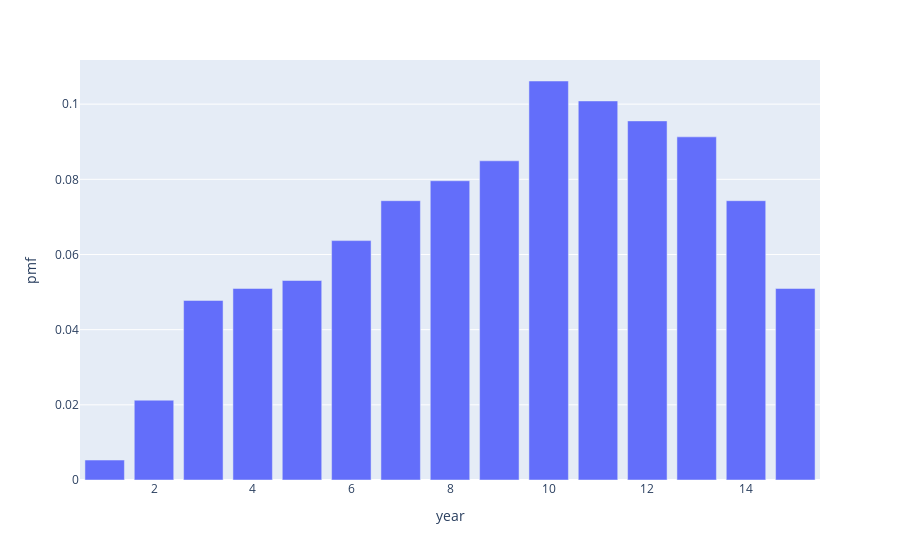

Notebook cell for this chart:
### Markdown cell above
# PMF

### Code cell
ss = Pmf(colegio, 'year', 'number')
fig = px.bar(ss, x='year', y='pmf')
fig.show()

### Figure 1 — Plotly figure (JSON) as saved in the notebook; plotly's stock layout.template omitted (floating-point values rounded to 4 significant figures)
{"data": [{"alignmentgroup": "True", "hovertemplate": "year=%{x}<br>pmf=%{y}<extra></extra>", "legendgroup": "", "marker": {"color": "#636efa", "pattern": {"shape": ""}}, "name": "", "offsetgroup": "", "orientation": "v", "showlegend": false, "textposition": "auto", "type": "bar", "x": [1, 2, 3, 4, 5, 6, 7, 8, 9, 10, 11, 12, 13, 14, 15], "xaxis": "x", "y": [0.005308, 0.02123, 0.04777, 0.05096, 0.05308, 0.06369, 0.07431, 0.07962, 0.08493, 0.1062, 0.1008, 0.09554, 0.0913, 0.07431, 0.05096], "yaxis": "y"}], "layout": {"barmode": "relative", "legend": {"tracegroupgap": 0}, "margin": {"t": 60}, "xaxis": {"anchor": "y", "domain": [0, 1], "title": {"text": "year"}}, "yaxis": {"anchor": "x", "domain": [0, 1], "title": {"text": "pmf"}}}}
